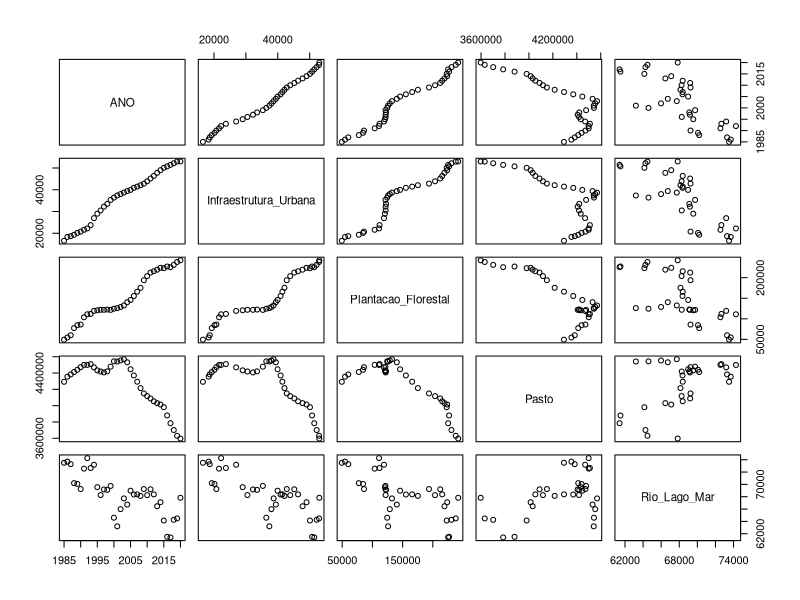
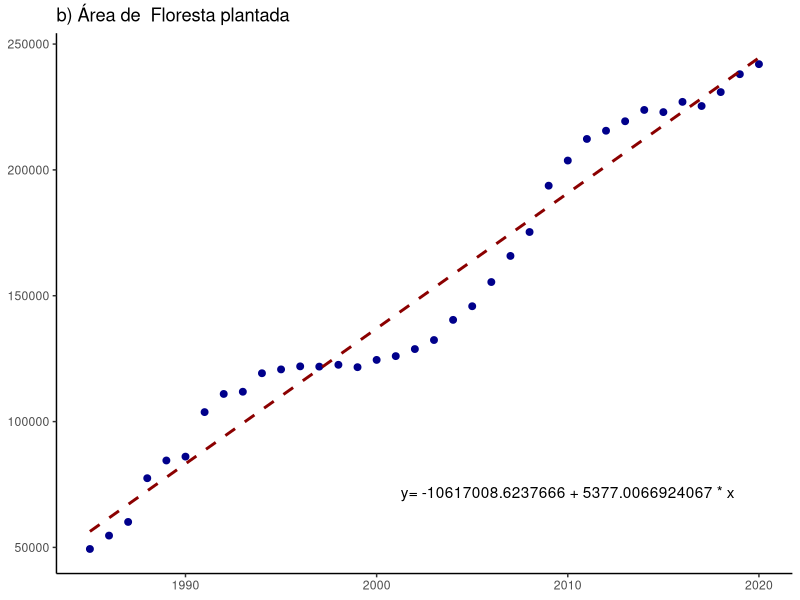
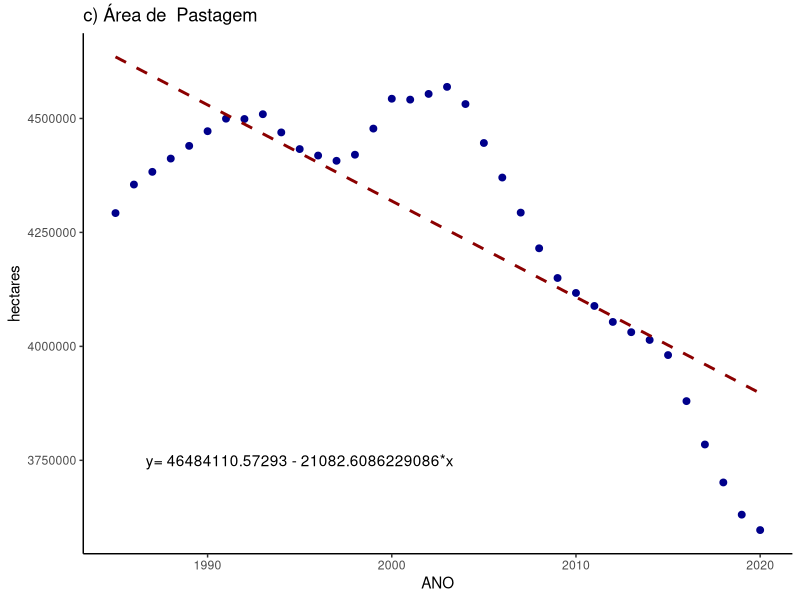
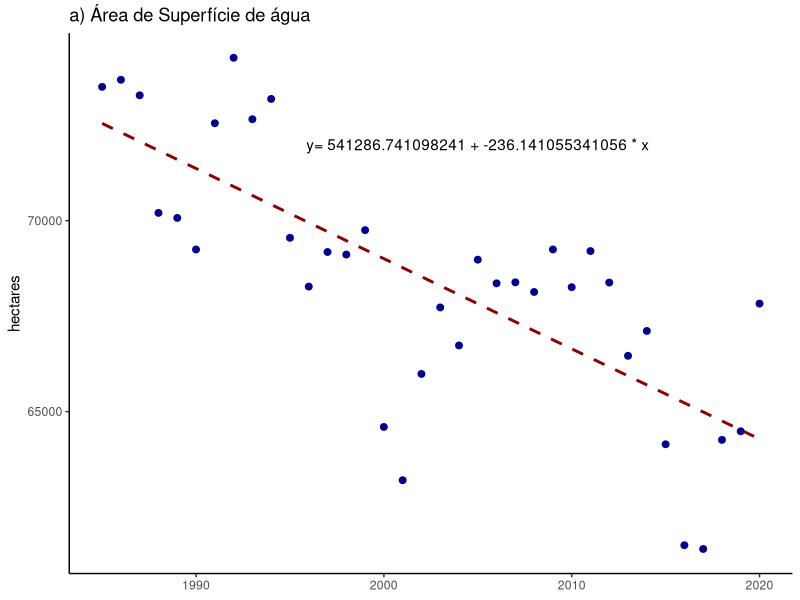
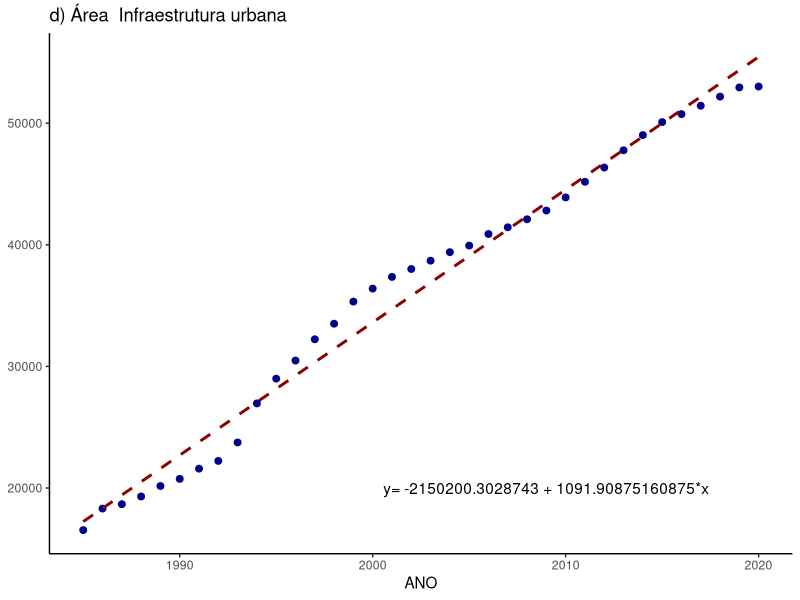
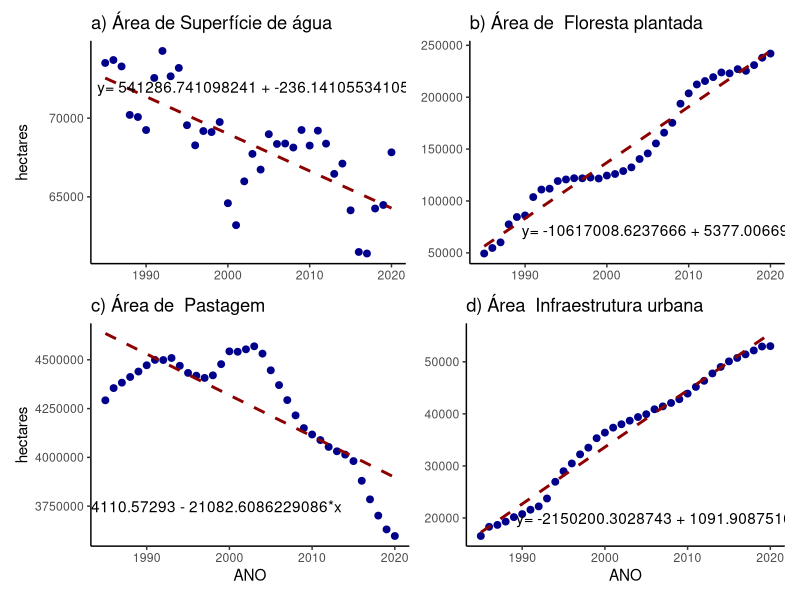
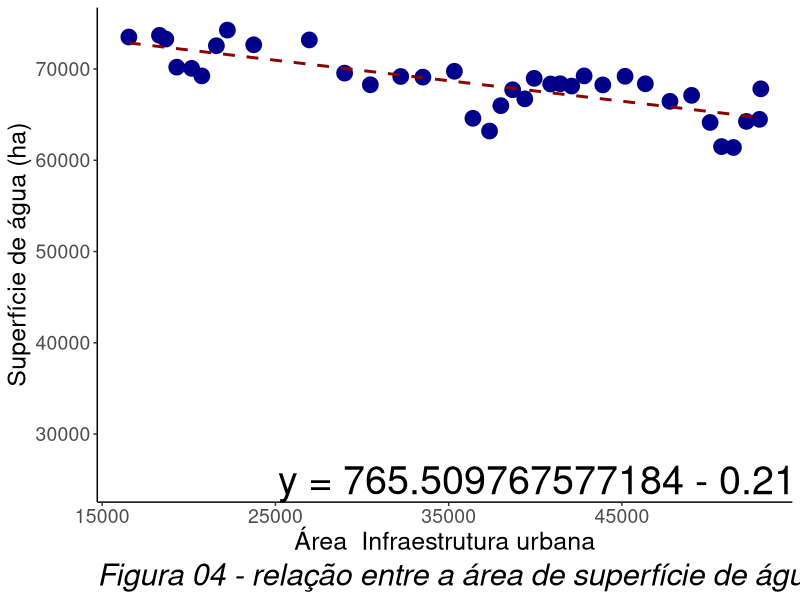
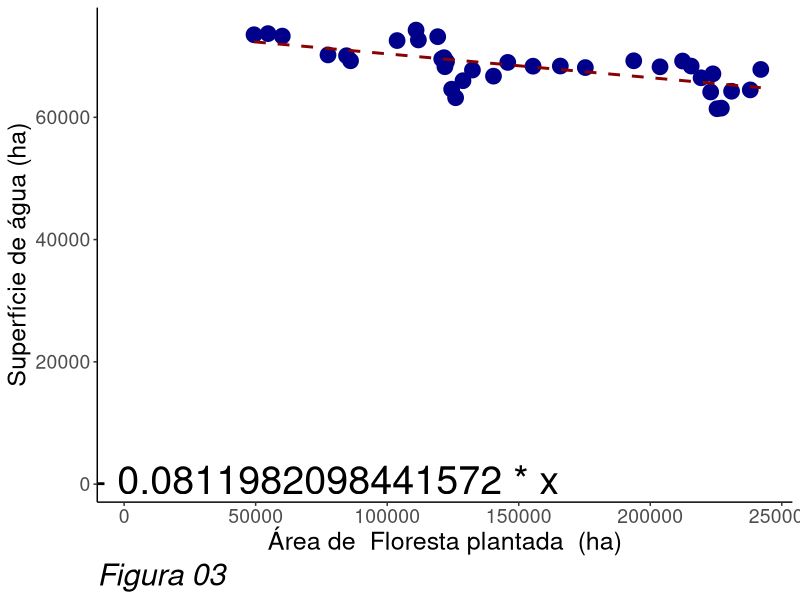

Here is the R script that generated these plots, in order: (Note: this script raises an error after producing the figures.)
#install.packages('tidyr')
#install.packages('rlist')
#install.packages('ggplot2')
#install.packages('patchwork')

library(ggplot2)
library(readr)
library(stringr)
library(tidyr)
library(dplyr)
library(rlist)
library(patchwork)

denvar.water = 'Superfície de água'
denvar.pasto = 'Pastagem'
denvar.florestaplantada = 'Floresta plantada'
denvar.florestanatural = 'Vegetação Florestal'
denvar.urbanizada = 'Infraestrutura urbana'

# Função para obter as variáveis estatísticas para análise e interpretação dos dados.
analisamodelo <- function (summary){
  #Dispersion parameter for gaussian family taken to be
  dpgf <- summary$dispersion
  
  #Residual deviance
  rd <- summary$deviance
  
  #Degrees of dispersion - DF / Grau de liberdade()
  dfl <- summary$df.residual
  
  intercept <- summary[["coefficients"]][1]
  variavel <- summary[["coefficients"]][2][1]
  dependente <- summary[["terms"]][[2]]
  independente <- summary[["terms"]][[3]]
  relacao <-  rd/dfl
  index <- dpgf/relacao #se for próximo de 1 a relação é significatica
  equacao <- paste('y=', intercept, '+', variavel, '* x')
  return (c(Dispersion_parameter=dpgf, Residual_deviance=rd,     degrees_of_freedom=dfl, est_intercept = intercept, est_dependente=variavel, var_dependente=dependente, var_independente=independente, relacao=relacao, index=index, equacao=equacao))
}



#Aqui é necessário alguns ajustes por motivo ta tabela obtida diretamente na plataforma ser divergente da obitda via gee.
coverage <- read_csv("datasets/2023-05-19 - MapBiomas - Tabela de Dados - plataforma - regio hidro PNHR - DOCE - PNRH.csv", show_col_types = FALSE)
x <- t(coverage)
x[1,]
coluna_interesse <- c('4.2. Área Urbanizada', '3.3. Silvicultura (monocultura)', '3.1. Pastagem', '5. Corpo D`água')
x <- x[,c(30, 26, 14, 33)]
x <- x[-1,]
x <- as.data.frame(x)
View(x)
#denvar.water = 'Superfície de água'
#denvar.pasto = 'Pastagem'
#denvar.florestaplantada = 'Floresta plantada'
#denvar.florestanatural = 'Vegetação Florestal'
#denvar.urbanizada = 'Infraestrutura urbana'

colnames(x) <- c('Infraestrutura_Urbana', 'Plantacao_Florestal', 'Pasto', 'AGUA')
x$Infraestrutura_Urbana <- as.integer(x$Infraestrutura_Urbana)
x$Plantacao_Florestal <- as.integer(x$Plantacao_Florestal)
x$AGUA <- as.integer(x$AGUA)
x$Pasto <- as.integer(x$Pasto)

x$ANO <- rownames(x)
coverage <- x
rm(x)
### Fim dos ajuste


######### Em caso de uso da tabela do GEE, use este script
#Seleção de variáveis de interesse neste estudo
#var_interesse <- c("ANO", "Forest Formation", "Forest Plantation", "Pasture" , "River, Lake and Ocean", "Urban Infrastructure" )
#coverage <- coverage%>%select("area", 'band', 'class_name')
#coverage <- read_csv("datasets/mapbiomas-brazil-collection-71-doce-area.csv", show_col_types = FALSE)
#colnames(coverage) <- c('AREA_HA', 'ANO', 'CLASSE')
#coverage$ANO <- str_replace(coverage$ANO, 'classification_', '')
#coverage <- coverage %>% filter(CLASSE %in% var_interesse)
#coverage <- spread(coverage, CLASSE, AREA_HA)
#coverage$ANO <- as.integer(coverage$ANO)
#colnames(coverage) <- c("ANO", "Formacao_Florestal", "Plantacao_Florestal", "Pasto" , "Rio_Lago_Mar", "Infraestrutura_Urbana" )
#############script para uso com a plataforma GEE - FIM

water <- read_csv("datasets/mapbiomas-brazil-collection-10-doce-area.csv", show_col_types = FALSE)
water <- water %>% select(band, area)
colnames(water) <- c('ANO', 'WATER_COVERAGE_HA')
water$ANO <- str_replace(water$ANO, 'water_coverage_', '')
water$ANO <- as.integer(water$ANO)

#Tabela de dados da pastagem
#pasture <- pasto_mapbiomas_brazil_collection_10_doce_area <- read_csv("datasets/pasto-mapbiomas-brazil-collection-10-doce-area.csv", show_col_types = FALSE)
#Ajusta tabela de pastagens
#pasture <- as.data.frame(t(pasture))
#pasture$AREA_HA = as.integer(pasture$V1) + as.integer(pasture$V2) + as.integer(pasture$V3)
#pasture <- as.data.frame(pasture[-1,])%>%select(AREA_HA)
#pasture$ANO <- rownames(pasture)
#colnames(pasture) = c('PASTURE_AREA_HA', 'ANO')
#pasture
#pasture
#water <- merge(water, pasture)
dataset <- merge(coverage, water)
#dataset$Pasto <- dataset$PASTURE_AREA_HA
#dataset$Rio_Lago_Mar = dataset$WATER_COVERAGE_HA


#outro ajuste para não usar a tabela de outra plataforma
dataset$Rio_Lago_Mar = dataset$AGUA
dataset <- dataset%>%select(-c(WATER_COVERAGE_HA))
dataset <- dataset%>%select(-c(AGUA))
dataset$ANO <- as.integer(dataset$ANO)
#Remove variável da memória, apartir desta linha consideramos a variável "dataset"
rm(coverage)
rm(water)


attach(dataset)
View(dataset)
set.seed(2023)
colnames((dataset))
plot(dataset)
#Variável para armazenar a lista com os dados dos modelos para posterior avaliação
modelos = list()

#### 1 - Análise: Formacao_Florestal~ANO
#### 1.1 - Gráfico: Formacao_Florestal~ANO
############################# Não utilizada

################################################################################
#### 2 - Análise: Plantacao_Florestal~ANO
m2 <- glm(Plantacao_Florestal~ANO)
mnulo2 <- glm(Plantacao_Florestal~1)

anova.md2 <- anova(m2, mnulo2, test='F')
summary.m2 <- summary(m2)

dt.modelo2 <- analisamodelo(summary.m2)
modelos <- append(modelos, dt.modelo2)
anova.md2
dt.modelo2
#### 2.1 - Gráfico: Plantacao_Florestal~ANO
chart.m2 <- ggplot(data=dataset, aes(y=Plantacao_Florestal, x=ANO)) + 
  geom_point(color='darkblue', size=2) + 
  theme(
    axis.line = element_line(),
    axis.title.x = element_blank(),
    panel.grid.major = element_blank(),
    panel.grid.minor = element_blank(),
    panel.border = element_blank(),
    panel.background = element_blank(),
    axis.title.y = element_blank(),
  ) +
  stat_smooth(method = "lm", formula = y~x,
  linetype="dashed", color="darkred", se = FALSE, size = 1) +
  labs(
    #x = 'ANO',
    y = 'hectares',
    title = paste('b) Área de ', denvar.florestaplantada)
  ) +
  annotate("text", x = 2010, y = 72000, label = "y= -10617008.6237666 + 5377.0066924067 * x")
chart.m2


################################################################################
#### 3 - Análise: Pasto~ANO
m3 <- glm(Pasto~ANO)
mnulo3 <- glm(Pasto~1)

anova.md3 <- anova(m3, mnulo3, test='F')
summary.m3 <- summary(m3)

dt.modelo3 <- analisamodelo(summary.m3)
modelos <- append(modelos, dt.modelo3)
anova.md3
dt.modelo3
1.531e-09<0.05
#### 3.2 - Gráfico: Pasto~ANO
#Pasto~ANO
chart.m3 <- ggplot(data=dataset, aes(y=Pasto, x=ANO)) + 
  geom_point(color='darkblue', size=2) +
  theme(
    axis.line = element_line(),
    panel.grid.major = element_blank(),
    panel.grid.minor = element_blank(),
    panel.border = element_blank(),
    panel.background = element_blank()
  ) +
  stat_smooth(method = "lm",
              linetype="dashed", color="darkred", se = FALSE, size = 1) +
  annotate("text", y = 3750000, x = 1995, label = "y= 46484110.57293 - 21082.6086229086*x", parse = FALSE) +
  labs(
    #x = 'ANO',
    y = 'hectares',
    title = paste('c) Área de ', denvar.pasto)
  )

chart.m3
summary.m3

################################################################################
#### 4 - Análise: Rio_Lago_Mar~ANO
m4 <- glm(Rio_Lago_Mar~ANO)
mnulo4 <- glm(Rio_Lago_Mar~1)

anova.md4 <- anova(m4, mnulo4, test='F')
summary.m4 <- summary(m4)

dt.modelo4 <- analisamodelo(summary.m4)
modelos <- append(modelos, dt.modelo4)
anova.md4
dt.modelo4
8.235e-08<0.05
chart.m4 <- ggplot(data=dataset, aes(y=Rio_Lago_Mar, x=ANO)) + 
  geom_point(color='darkblue', size=2) +
  theme(
    axis.line = element_line(),
    axis.title.x = element_blank(),
    panel.grid.major = element_blank(),
    panel.grid.minor = element_blank(),
    panel.border = element_blank(),
    panel.background = element_blank()
  ) +
  stat_smooth(method = "lm",
              linetype="dashed", color="darkred", se = FALSE, size = 1) +
  annotate("text", y = 72000, x = 2005, label = 'y= 541286.741098241 + -236.141055341056 * x', parse = FALSE) +
  labs(
    x = 'ANO',
    y = 'hectares',
    title = paste('a) Área de', denvar.water)
  )
chart.m4


################################################################################
#### 5 - Análise: Infraestrutura_Urbana~ANO
m5 <- glm(Infraestrutura_Urbana~ANO)
mnulo5 <- glm(Infraestrutura_Urbana~1)

anova.md5 <- anova(m5, mnulo5, test='F')
summary.m5 <- summary(m5)

dt.modelo5 <- analisamodelo(summary.m5)
modelos <- append(modelos, dt.modelo5)
anova.md5
dt.modelo5
summary.m5
2.2e-16<0.05
chart.m5 <- ggplot(data=dataset, aes(y=Infraestrutura_Urbana, x=ANO)) + 
  geom_point(color='darkblue', size=2) +
  theme(
    axis.line = element_line(),
    panel.grid.major = element_blank(),
    panel.grid.minor = element_blank(),
    panel.border = element_blank(),
    panel.background = element_blank(),
    axis.title.y = element_blank(),
  ) +
  stat_smooth(method = "lm",
            linetype="dashed", color="darkred", se = FALSE, size = 1) +
  annotate("text", y = 20000, x = 2009, label = "y= -2150200.3028743 + 1091.90875160875*x", parse = FALSE) +
  labs(
    x = 'ANO',
    y = 'hectares',
    title = paste('d) Área ', denvar.urbanizada)
  )
chart.m5


################################ Composição de gráficos#########################
################################ #########################

charts1 <- (chart.m4 | chart.m2) / (chart.m3 | chart.m5)
#charts1 + annotate("text", y = 0, x = 0, label = "figura 01")
charts1



################################################################################
#### 6 - Análise: Rio_Lago_Mar~Infraestrutura_Urbana
m6 <- glm(Rio_Lago_Mar~Infraestrutura_Urbana)
mnulo6 <- glm(Rio_Lago_Mar~1)

anova.md6 <- anova(m6, mnulo6, test='F')
summary.m6 <- summary(m6)

dt.modelo6 <- analisamodelo(summary.m6)
modelos <- append(modelos, dt.modelo6)
anova.md6
dt.modelo6
summary.m6
anova.md6$`Pr(>F)`<0.05

chart.m6 <- ggplot(data=dataset, aes(x=Infraestrutura_Urbana, y=Rio_Lago_Mar)) + 
  geom_point(color='darkblue', size=5) +
  theme(
    axis.line = element_line(),
    panel.grid.major = element_blank(),
    axis.title = element_text(size=18),
    panel.grid.minor = element_blank(),
    panel.border = element_blank(),
    panel.background = element_blank(),
    plot.caption = element_text(hjust = 0, size=22, face = "italic"),
    axis.text.y = element_text(angle = 0, vjust = 0.5, hjust=1, size=14),
    axis.text.x = element_text(size=14)
  ) +
  stat_smooth(method = "lm",
              linetype="dashed", color="darkred", se = FALSE, size = 1) +
  annotate("text", size = 10, x = 50000, y = 25000, label = "y = 765.509767577184 - 0.219415393368874 * x", parse = FALSE) +
  labs(
    y = paste(denvar.water, '(ha)'),
    x = paste('Área ', denvar.urbanizada),
    caption = "Figura 04 - relação entre a área de superfície de água e infra estrutura urbana", loc='leftbottom'
  )
chart.m6
summary.m6
dt.modelo6
colnames(dataset)


################################################################################
#### 7 - Análise: Rio_Lago_Mar~Plantacao_Florestal
m7 <- glm(Rio_Lago_Mar~Plantacao_Florestal)
mnulo7 <- glm(Rio_Lago_Mar~1)

anova.md7 <- anova(m7, mnulo7, test='F')
summary.m7 <- summary(m7)

dt.modelo7 <- analisamodelo(summary.m7)
modelos <- append(modelos, dt.modelo7)
anova.md7
dt.modelo7
anova.md7$`Pr(>F)`<0.05

chart.m7 <- ggplot(data=dataset, aes(x=Plantacao_Florestal, y=Rio_Lago_Mar)) + 
  geom_point(color='darkblue', size=5) +
  theme(
    axis.line = element_line(),
    axis.title = element_text(size=18),
    panel.grid.major = element_blank(),
    panel.grid.minor = element_blank(),
    panel.border = element_blank(),
    panel.background = element_blank(),
    plot.caption = element_text(hjust = 0, size=22, face = "italic"),
    axis.text.y = element_text(angle = 0, vjust = 0.5, hjust=1, size=14),
    axis.text.x = element_text(size=14)
  ) +
  stat_smooth(method = "lm",
              linetype="dashed", color="darkred", se = FALSE, size = 1) +
  annotate("text", size=10, x = 1800, y = 730, label = "y = 771.49880872459 - 0.0811982098441572 * x", parse = FALSE) +
  labs(
    y = paste(denvar.water, '(ha)'),
    x = paste('Área de ', denvar.florestaplantada, ' (ha)'),
    caption = "Figura 03", loc='leftbottom'
  )
chart.m7
summary.m7
dt.modelo7

788*1.4

################################################################################
#### 8 - Análise: Rio_Lago_Mar~Pasto
m8 <- glm(Rio_Lago_Mar~Pasto)
mnulo8 <- glm(Rio_Lago_Mar~1)

anova.md8 <- anova(m8, mnulo8, test='F')
summary.m8 <- summary(m8)

dt.modelo8 <- analisamodelo(summary.m8)
modelos <- append(modelos, dt.modelo8)
anova.md8
dt.modelo8
anova.md8$`Pr(>F)`<0.05

chart.m8 <- ggplot(data=dataset, aes(x=Pasto, y=Rio_Lago_Mar)) + 
  geom_point(color='darkblue', size=5) +
  theme(
    axis.line = element_line(),
    panel.grid.major = element_blank(size=18),
    axis.title = element_text(),
    panel.grid.minor = element_blank(),
    panel.border = element_blank(),
    panel.background = element_blank(),
    plot.caption = element_text(hjust = 0, size=22, face = "italic"),
    axis.text.y = element_text(angle = 0, vjust = 0.5, hjust=1, size=14),
    axis.text.x = element_text(size=14)
  ) +

  stat_smooth(method = "lm",
              linetype="dashed", color="darkred", se = FALSE, size = 1) +
  annotate("text", size=10, x = 39700, y = 700, label = "y = 81.4364024310247 + 0.0133243204093905 * x", parse = FALSE) +
  labs(
    y = paste(denvar.water, ' (ha)'),
    x = paste(denvar.pasto, ' (ha)'),
    caption = "Figura 02", loc='leftbottom'
  )
chart.m8

summary.m8
dt.modelo8

8.144e+01
